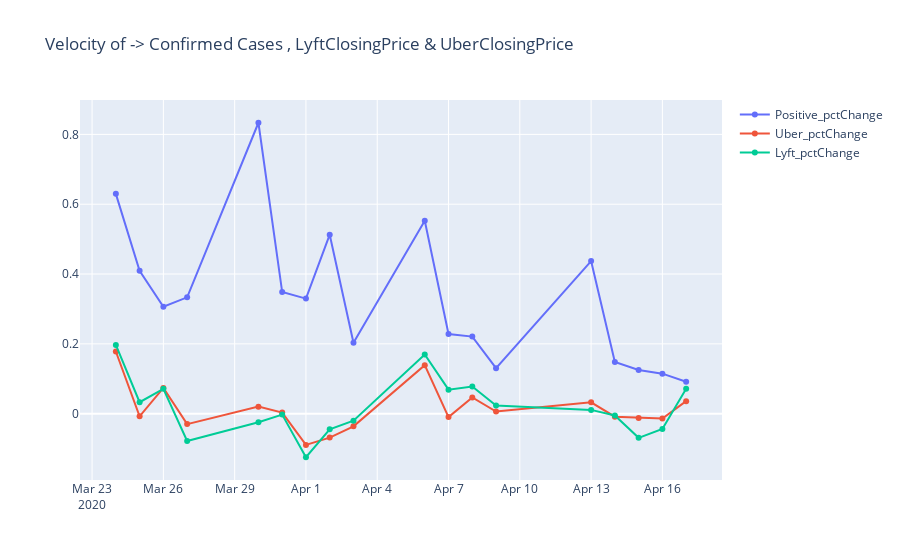

Source (notebook cell):
### Code cell
df_temp= comb_df.copy()
df_temp['Uber_pctChange'] = df_temp['UberClosingPrice'].pct_change(periods=1)
df_temp['Lyft_pctChange'] = df_temp['LyftClosingPrice'].pct_change(periods=1)
df_temp['Positive_pctChange'] = df_temp['cumdeath'].pct_change(periods=1)
df_temp = df_temp.iloc[1:]
# df_temp.head()


fig = go.Figure()
fig.add_trace(go.Scatter(x=df_temp['date'], y=df_temp['Positive_pctChange'], 
                         mode='lines+markers', name='Positive_pctChange'))

fig.add_trace(go.Scatter(x=df_temp['date'], y=df_temp['Uber_pctChange'], 
                         mode='lines+markers', name='Uber_pctChange'))

fig.add_trace(go.Scatter(x=df_temp['date'], y=df_temp['Lyft_pctChange'], 
                         mode='lines+markers', name='Lyft_pctChange'))

fig.update_layout(
        xaxis_title="",
        yaxis_title="",
        title = 'Velocity of -> Confirmed Cases , LyftClosingPrice & UberClosingPrice'
#         title = 'CDF [Log Scale]-> Confirmed, Deaths & Negative Results',
#         yaxis_type="log"
    )
fig.show()

# from scipy.stats import pearsonr,spearmanr
# corr, _ = pearsonr(df_temp['Positive_pctChange'], df_temp['Uber_pctChange'])
# print('\033[1m' + 'Correlation of Rate of change in Postive cases v/s Rate of change in Ubers Stocks Value: %.3f' % corr)

# corr, _ = pearsonr(df_temp['Positive_pctChange'], df_temp['Lyft_pctChange'])
# print('\033[1m' + 'Correlation of Rate of change in Postive cases v/s Rate of change in Lyfts Stocks Value: %.3f' % corr)

### Figure 1 — Plotly figure (JSON) as saved in the notebook; plotly's stock layout.template omitted (floating-point values rounded to 4 significant figures)
{"data": [{"mode": "lines+markers", "name": "Positive_pctChange", "type": "scatter", "x": ["2020-03-24", "2020-03-25", "2020-03-26", "2020-03-27", "2020-03-30", "2020-03-31", "2020-04-01", "2020-04-02", "2020-04-03", "2020-04-06", "2020-04-07", "2020-04-08", "2020-04-09", "2020-04-13", "2020-04-14", "2020-04-15", "2020-04-16", "2020-04-17"], "y": [0.6296, 0.4091, 0.3065, 0.3333, 0.8333, 0.3485, 0.3296, 0.5127, 0.203, 0.5526, 0.2283, 0.2208, 0.1303, 0.4371, 0.1482, 0.1251, 0.1147, 0.09153]}, {"mode": "lines+markers", "name": "Uber_pctChange", "type": "scatter", "x": ["2020-03-24", "2020-03-25", "2020-03-26", "2020-03-27", "2020-03-30", "2020-03-31", "2020-04-01", "2020-04-02", "2020-04-03", "2020-04-06", "2020-04-07", "2020-04-08", "2020-04-09", "2020-04-13", "2020-04-14", "2020-04-15", "2020-04-16", "2020-04-17"], "y": [0.1781, -0.007579, 0.07369, -0.02987, 0.02016, 0.003234, -0.08954, -0.06845, -0.03632, 0.1389, -0.009619, 0.04662, 0.00631, 0.03246, -0.008574, -0.01225, -0.01386, 0.03589]}, {"mode": "lines+markers", "name": "Lyft_pctChange", "type": "scatter", "x": ["2020-03-24", "2020-03-25", "2020-03-26", "2020-03-27", "2020-03-30", "2020-03-31", "2020-04-01", "2020-04-02", "2020-04-03", "2020-04-06", "2020-04-07", "2020-04-08", "2020-04-09", "2020-04-13", "2020-04-14", "2020-04-15", "2020-04-16", "2020-04-17"], "y": [0.1968, 0.03289, 0.0712, -0.07816, -0.02464, -0.0026, -0.1248, -0.04468, -0.02004, 0.1695, 0.06879, 0.07782, 0.02328, 0.01088, -0.005219, -0.06918, -0.04403, 0.07111]}], "layout": {"title": {"text": "Velocity of -> Confirmed Cases , LyftClosingPrice & UberClosingPrice"}, "xaxis": {"title": {"text": ""}}, "yaxis": {"title": {"text": ""}}}}
